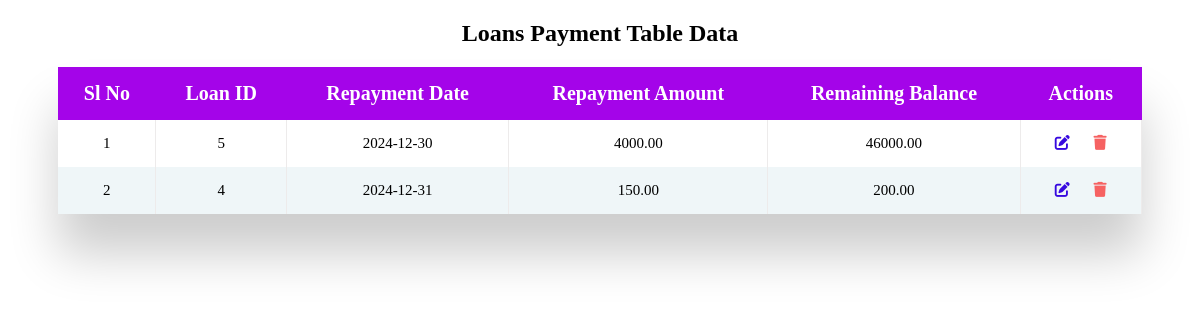
The page /loans_payment/loans_pay_data.php on the database its author committed.
### tables this page shows
CREATE TABLE `loanrepayments` (
  `RepaymentID` int(11) NOT NULL,
  `LoanID` int(11) NOT NULL,
  `RepaymentDate` date NOT NULL,
  `RepaymentAmount` decimal(15,2) NOT NULL,
  `RemainingBalance` decimal(15,2) NOT NULL
);

### loans_payment/loans_pay_data.php (the view, shortened to what this page needs)
<?php include('../includes/connection.php');
?>
<!DOCTYPE html>
<html lang="en">
  <head>
    <link rel="stylesheet" href="loans_pay_data.css" />
    <link
      rel="stylesheet"
      href="https://cdnjs.cloudflare.com/ajax/libs/font-awesome/6.5.1/css/all.min.css"
    />
  </head>
  <body>
    <h2>Loans Payment Table Data</h2>
    <div class="table_container">
      <table class="table">
    <?php
    $select_query="Select * from `loanrepayments`";
    $result=mysqli_query($conn,$select_query);
    $i=1;
    if(mysqli_num_rows($result)>0){
      echo "  <thead>
      <tr>
        <th>Sl No</th>
        <th>Loan ID</th>
        <th>Repayment Date</th>
        <th>Repayment Amount</th>
        <th>Remaining Balance</th>
        <th>Actions</th>
      </tr>
    </thead>
    <tbody>";
       while( $row=mysqli_fetch_assoc($result)){
            $id=$row['RepaymentID'];
$loan=$row['LoanID'];
$date=$row['RepaymentDate'];
$amount=$row['RepaymentAmount'];
$balance=$row['RemainingBalance'];
echo " <tr>
<td>$i</td>
<td>$loan</td>
<td>$date</td>
<td>$amount</td>
<td>$balance</td>
<td>
<a href='loans_pay_update.php?update_id=$id'><i class='fa-solid fa-pen-to-square'></i></a>
<a href='loans_pay_delete.php?delete_id=$id'><i class='fa-solid fa-trash'></i></a>
</td>
</tr>";
$i++;
        }
      }
    else{
        echo "<h3 class='no_records'>No Records to display</h3>";
    }
?>          </tbody>
      </table>
    </div>

### loans_payment/loans_pay_data.css (style rules this page uses)
.table_container { margin: 20px 50px 50px; box-shadow: 0px 40px 50px rgba(0, 0, 0, 0.2); }
.table { font-size: 12px; border-collapse: collapse; width: 100%; max-width: 100%; white-space: nowrap; background-color: #fff; }
.table th { font-size: 20px; }
.table td, .table th { text-align: center; padding: 15px; }
.table td { border-right: 1px solid #edebeb; font-size: 15px; }
.table thead th { color: #fff; background: #a404e9; }
.table tr:nth-child(even) { background: #eff6f8; }
.fa-pen-to-square { color: #3709df; margin-right: 20px; }
.fa-trash { color: rgb(246, 98, 98); }
h2 { text-align: center; font-weight: bold; }

### rows shown on the page
loanrepayments: LoanID "5", RepaymentDate "2024-12-30", RepaymentAmount "4000.00", RemainingBalance "46000.00"
loanrepayments: LoanID "4", RepaymentDate "2024-12-31", RepaymentAmount "150.00", RemainingBalance "200.00"
